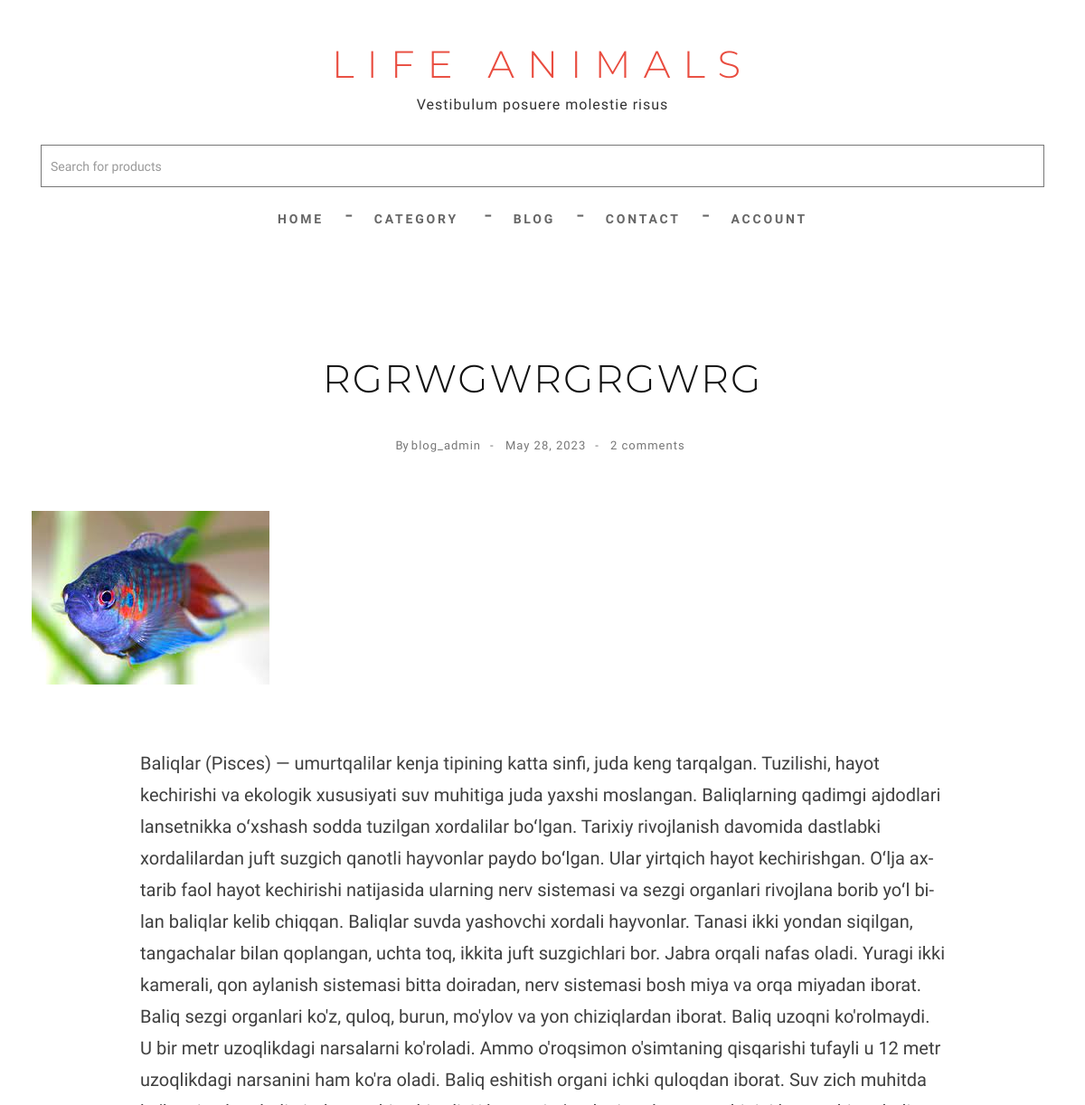
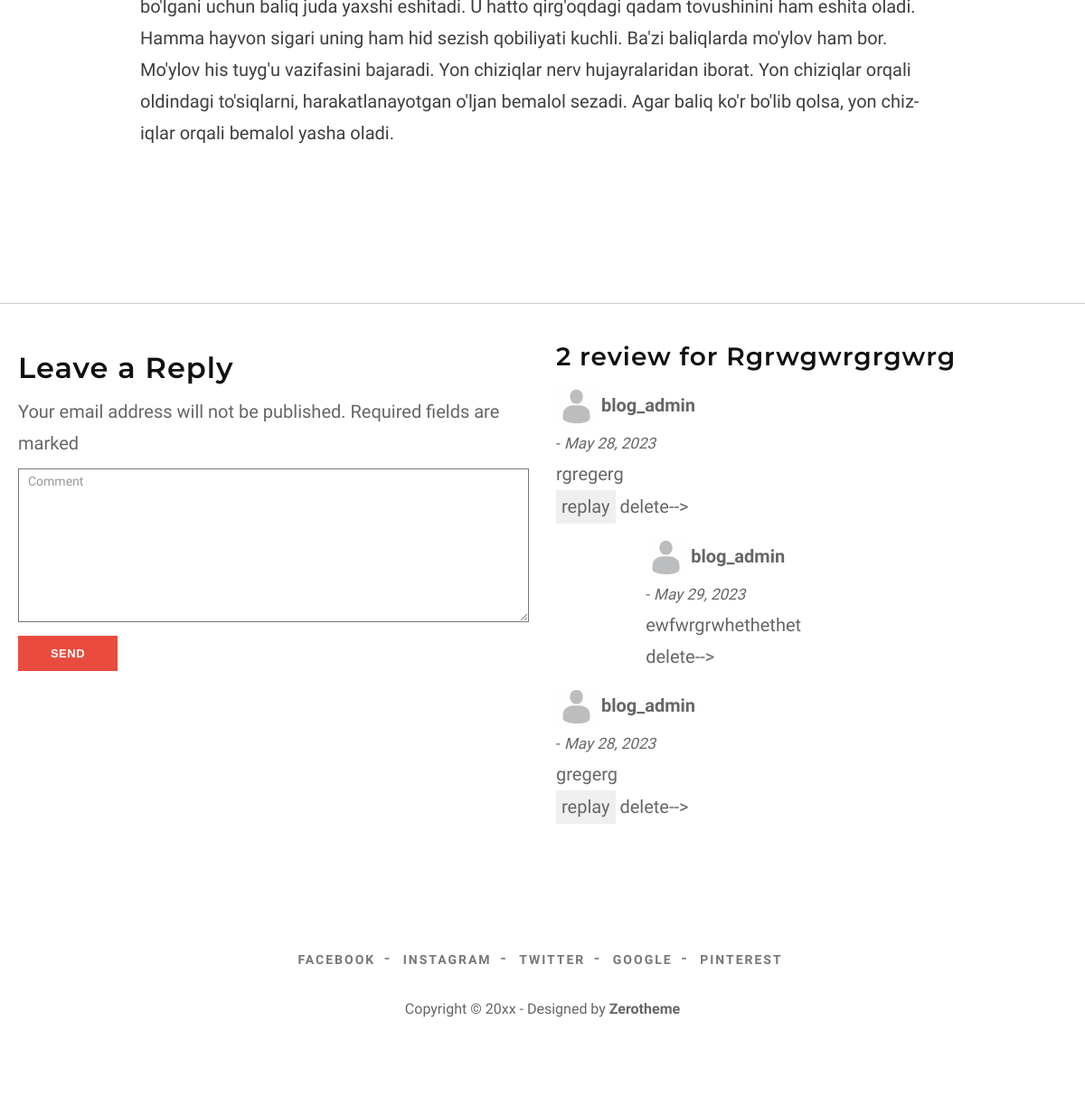
The page /detail/2/ on the database its author committed (2 pictures, top to bottom).
### main/models.py (models this page shows, shortened)
class Article(models.Model):
    title = models.CharField(max_length=250)
    slug = models.SlugField(max_length=250)
    category = models.ForeignKey(
        Category, on_delete=models.PROTECT, related_name='articles_cat')
    image = models.ImageField(upload_to='article/%Y/%m/%d')
    author = models.ForeignKey(
        User, on_delete=models.PROTECT, related_name='articles_user')
    published = models.DateField(auto_now_add=True)
    body = models.TextField()
    tag = models.ManyToManyField(Tag, related_name='articles_tag')
    class Meta:
        ordering = ["-id"]

class Comment(models.Model):
    article = models.ForeignKey(
        Article, on_delete=models.CASCADE, related_name="comments")
    user = models.ForeignKey(User, on_delete=models.PROTECT, null=True)
    comment = models.TextField()
    published = models.DateField(auto_now_add=True)

class Reply_Comment(models.Model):
    for_comment = models.ForeignKey(
        Comment, on_delete=models.CASCADE, related_name='reply_comments')
    user = models.ForeignKey(User, on_delete=models.PROTECT, null=True)
    replay_comment = models.TextField()
    published = models.DateField(auto_now_add=True)

### main/views.py (the view)
# urls.py: path('detail/<pk>/', views.Detail_Article.as_view(), name='detail'),
class Detail_Article(DetailView):
    model = Article
    template_name = 'detail_article.html'

### main/context_cat.py (called while the page is built)
def main_context(request):
    all_categories = Category.objects.all()
    data = {
        'all_categories': all_categories,
    }
    return data

### templates/detail_article.html (shortened to what this page needs)
{% extends "base.html" %}
{% load static %}
{% block content %}
<div id="page-content">
	<div class="box-content">
		<div class="container-fluid">
			<article class="single-post">
				<div class="wrap-post">
					<div class="entry-header text-center">
						<h1 class="entry-title">{{object.title}}</h1>
						<span class="entry-meta">
							<ul class="list-inline link">
								<li>By <a href="#">{{object.author}}</a></li>
								<li><a href="#">{{object.published}}</a></li>
								<li><a href="#">{{object.comments.count}} comments</a></li>
							</ul>
						</span>
					</div>
					<div class="post-thumbnail-wrap">
						<div class="portfolio-box">
							<img src="{{object.image.url}}" class="img-responsive" alt="">
						</div>
					</div>
					<div class="entry-content">
						{{object.body}}
					</div>
				</div>
			</article>
		</div>
		<div class="container-fluid">
			<div class="row">
				<div class="comments-are">
					<div id="comment">
						<div class="row">
							<div class="col-md-6">
								<form name="formcomment" method="post" action="{% url 'main:comment' object.id %}">
									<h3>Leave a Reply</h3>
									<span>Your email address will not be published. Required fields are marked </span>
									<div class="form-group">
										<textarea name="comment" id="message" class="form-control" rows="4" cols="25"
											required="required" placeholder="Comment"></textarea>
									</div>
									<button type="submit" class="btn btn-skin btn-sm" name="submitcomment">send</button>
								</form>
							</div>
							<div class="col-md-6">
								<h4 class="mb-4">{{object.comments.count}} review for {{object.title|title}}
								</h4>
								{% for comment in object.comments.all %}
								<div class="media mb-4">
									<img src="{% static 'images/default_person_image.jpg' %}" alt="Image"
										lass="img-fluid mr-3 mt-1" style="width: 45px;">
									<b>
										{% if comment.user == None %}
										Anonymus user
										{% else %}
										{{comment.user.username}}
										{% endif %}
									</b>
									<br>
									<small> - <i>{{comment.published}}</i></small>
									<div class="media-body">
										{{comment.comment}}
										<br>
										<button onclick="replay({{comment.id}})">replay</button>
										delete-->
										<a href="{% url 'main:delete_comment' comment.id %}">
											<i class="fa fa-trash"></i>
										</a>
									</div>
									<div class="row">
										<div class="col-sm-2"></div>
										<div class="col-sm-10">
											{% for replay_comment in comment.reply_comments.all %}
											<div class="media mb-4">
												<img src="{% static 'images/default_person_image.jpg' %}" alt="Image"
													lass="img-fluid mr-3 mt-1" style="width: 45px;">
												<b>
													{% if replay_comment.user == None %}
													Anonymus user
													{% else %}
													{{replay_comment.user.username}}
													{% endif %}
												</b>
												<br>
												<small> - <i>{{replay_comment.published}}</i></small>
												<div class="media-body">
													{{replay_comment.replay_comment}}
													<br>
													delete-->
													<a href="{% url 'main:delete_replay_comment' replay_comment.id %}">
														<i class="fa fa-trash"></i>
													</a>
												</div>
											</div>
											{% endfor %}
										</div>
									</div>
									{% endfor %}
								</div>
							</div>
						</div>
					</div>
				</div>
			</div>
		</div>
		{% endblock content %}

### staticfiles/css/style.css (style rules this page uses)
body { font-family: 'Josefin Sans', sans-serif;font-weight: 300;color: #666;background-color: #fff;font-size: 20px;line-height: 1.75;hyphens: auto;overflow-wrap: break-word; }
html, body { width:100%; padding:0; margin:0; }
html { -webkit-text-size-adjust: none; }
img { max-width:100%; height: auto;width: auto\9; }
h1 { font-size: 38px; }
h3 { font-size: 32px; }
h4 { font-size: 28px; }
h1,h2,h3,h4,h5,h6 { font-weight: 600;color: #111;font-family: 'Montserrat',sans-serif;letter-spacing: 1px;line-height: 1.3; }
a { color: #fff;-webkit-transition: all .3s ease-in-out;-moz-transition: all .3s ease-in-out;transition: all .3s ease-in-out; }
button { border: none;outline: 0; }
ul li { list-style: none; }
input:not([type]), input[type="color"], input[type="email"], input[type="number"], input[type="password"], input[type="tel"], input[type="url"], input[type="text"], input[type="search"], textarea, .form-control, select { border-radius: 0 0 0 0; box-shadow: none; color: #999999; display: block; font-size: 14px; font-weight: normal; height: 47px; line-height: 1.2; margin: 10px 0; outline: medium none; padding: 5px 10px; transition: border-color 0.2s ease-in-out 0s, color 0.2s ease-in-out 0s; width: 100%; background-color: #fff; border: 1px solid #777; }
.post:after, .post:before, article:after, article:before, section:after, section:before { clear: both; content: '\0020'; display: block; visibility: hidden; width: 0; height: 0; }
.link a { display:inline-block;text-decoration:none;letter-spacing:1px; color: #888888; }
.link li:after { content: "-";padding: 0 10px; }
.link li:last-child:after { content:'';padding:0px;display:none }
ul.link li { padding: 0;margin: 0; }
.box-content { padding: 50px 0 30px; }
article.single-post { padding-bottom: 0; }
article.single-post .wrap-post, .comments-are { padding:30px 20px; position: relative; }
article { background: #ffffff; color: #3F3F3F; margin: 50px 0;border-bottom: 1px solid #e1e1e1;padding-bottom: 50px; }
article:last-child { border-bottom: none; }
article:after, article:before { clear: both; content: '\0020'; display: block; visibility: hidden; width: 0; height: 0; }
article .post-thumbnail-wrap { text-align: center;width: 100%;margin-bottom: 10px; }
article .entry-header { margin-bottom: 30px; }
article.single-post .entry-header { margin-bottom: 60px; }
article.single-post .entry-header h1.entry-title { font-size: 43px;line-height: 30px;letter-spacing: 2px;font-weight: 300;margin: 0;text-transform: uppercase;margin-bottom: 40px;line-height: 1.1 }
article .entry-header .entry-meta { color: #777;font-size: 13px; }
article .entry-header .entry-meta a { color: #777; }
article .entry-content { text-align: left;margin-top: 30px; }
article.single-post .entry-content { padding: 40px 120px; }
.comments-are { border-top: 1px solid #ccc;margin: 50px auto ; }
.comments-are textarea { height:170px; }
.portfolio-box { display: block;position: relative;margin: 0 auto 30px;overflow: hidden; }
.portfolio-box:before { z-index:1;content:"";position:absolute;left: 10px;right: 10px;top:10px;bottom:10px;border-top:2px solid #E94C3F;border-bottom:2px solid #E94C3F;transform:scale(0,1);-moz-transform:scale(0,1);-webkit-transform:scale(0,1);-ms-transform:scale(0,1);transition:all 0.4s ease-in-out 0s;-moz-transition:all 0.4s ease-in-out 0s;-webkit-transition:all 0.4s ease-in-out 0s; }
.portfolio-box:after { z-index:1;content:"";position:absolute;left:10px;right:10px;top: 10px;bottom: 10px;border-left:2px solid #E94C3F;border-right:2px solid #E94C3F;transform:scale(1,0);-moz-transform:scale(1,0);-webkit-transform:scale(1,0);-ms-transform:scale(1,0);transition:all 0.4s ease-in-out 0s;-moz-transition:all 0.4s ease-in-out 0s;-webkit-transition:all 0.4s ease-in-out 0s; }
.btn { border-radius: 0; outline: none; color: #785843; font-family: 'Oswald', sans-serif; text-decoration: none; text-transform: uppercase; letter-spacing: .5px; font-weight: bold; font-size: 13px; }
.btn-skin { padding: 9px 24px;color: #fff;background-color: #E94C3F;min-width: 110px;margin-bottom: 10px; }

### rows shown on the page
Article: title "RGRWGWRGRGWRG", author "blog_admin", published "May 28, 2023", comments.count "2", image (picture), body "Baliqlar (Pisces) — umurtqalilar kenja tipining katta sinfi, juda keng tarqalgan. Tuzilishi, hayot kechirishi va ekologik xususiyati suv muhitiga juda yaxshi moslangan. Baliqlarning qadimgi ajdodlari lansetnikka oʻxshash sodda tuzilgan xordalilar boʻlgan. Tarixiy rivojlanish davomida dastlabki xordalilardan juft suzgich qanotli hayvonlar paydo boʻlgan. Ular yirtqich hayot kechirishgan. Oʻlja axtarib faol hayot kechirishi natijasida ularning nerv sistemasi va sezgi organlari rivojlana borib yoʻl bilan baliqlar kelib chiqqan. Baliqlar suvda yashovchi xordali hayvonlar. Tanasi ikki yondan siqilgan, tangachalar bilan qoplangan, uchta toq, ikkita juft suzgichlari bor. Jabra orqali nafas oladi.…", title "Rgrwgwrgrgwrg"
Comment: user.username "blog_admin", published "May 28, 2023", comment "rgregerg"
Reply_Comment: user.username "blog_admin", published "May 29, 2023", replay_comment "ewfwrgrwhethethet"
Comment: user.username "blog_admin", published "May 28, 2023", comment "gregerg"
